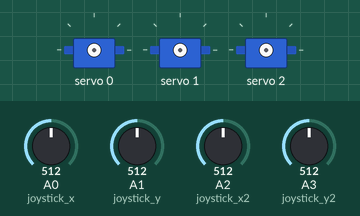
The sketch below on a simulated Arduino Uno, built with avr-gcc and run on an emulated ATmega328P. On the bench: 3 × servo. Inputs (shaded band) come from the test bench; at power-on: A0 (joystick_x) = 512, A1 (joystick_y) = 512, A2 (joystick_x2) = 512, A3 (joystick_y2) = 512.

Above: at 1.2 s.
1.3 s: A0 (joystick_x) set to 690
2.8 s: A0 (joystick_x) set to 716
At 2.95 s:
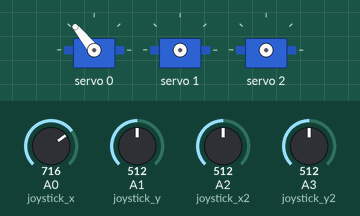
At 4.4 s:
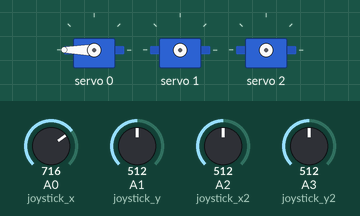
4.7 s: A1 (joystick_y) set to 308
6.2 s: A1 (joystick_y) set to 284
At 7.0 s:
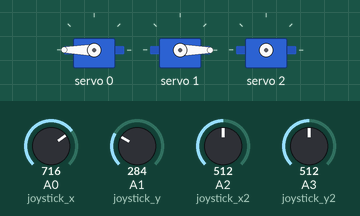
8.0 s: A2 (joystick_x2) set to 684
9.5 s: A2 (joystick_x2) set to 713
At 10.8 s:
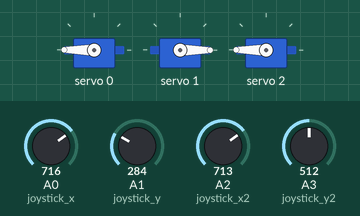
Timing chart, 0 to 12.4 s (numbered marks = the images above; inputs shaded):
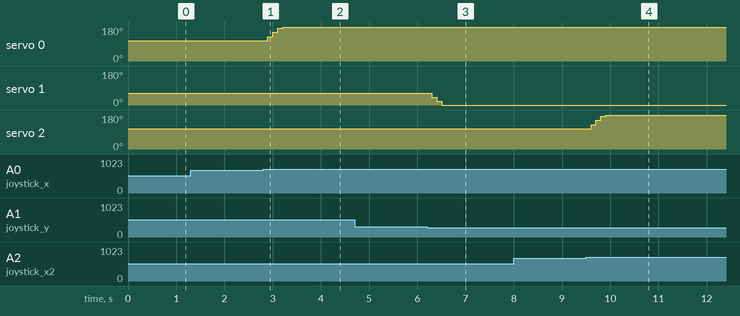

Measured:
- the behaviour switches between 700 and 701 on A0 (joystick_x) (found by bisection; images 0 and 1)
- the behaviour switches between 300 and 299 on A1 (joystick_y) (found by bisection; images 2 and 3)
- the behaviour switches between 700 and 701 on A2 (joystick_x2) (found by bisection; images 3 and 4)
- after the input at 1.3 s, every drawn part: stays the same
- after the input at 2.8 s, servo 0: 107° → 129° after 0.10 s, → 151° 0.10 s later, → 173° 0.10 s later, → 180° 0.10 s later
- after the input at 4.7 s, every drawn part: stays the same
- after the input at 6.2 s, servo 1: 63° → 41° after 0.10 s, → 19° 0.10 s later, → 0° 0.10 s later
- after the input at 8.0 s, every drawn part: stays the same
- after the input at 9.5 s, servo 2: 107° → 129° after 0.10 s, → 151° 0.10 s later, → 173° 0.10 s later, → 180° 0.10 s later

The sketch:

3axis_robo_arm.ino
```cpp
#include <Wire.h>
#include <Adafruit_PWMServoDriver.h>

Adafruit_PWMServoDriver pwm = Adafruit_PWMServoDriver();  // create Adafruit_PWMServoDriver object

int servo1_channel = 0;  // assign each servo to a channel on the servo controller
int servo2_channel = 1;
int servo3_channel = 2;
int servo4_channel = 3;

int joystick_x = A0;   // joystick x direction pin
int joystick_y = A1;   // joystick y direction pin
int joystick_x2 = A2;  // joystick x direction pin
int joystick_y2 = A3;  // joystick y direction pin

int pos_x;   // declare variable to store horizontal value of jk1
int pos_y;   // declare variable to store vertical value of jk1
int pos_x2;  // declare variable to store horizontal value of jk2
int pos_y2;  // declare variable to store vertical value of jk2

int servo1_pos = 90;  // storing servo position
int servo2_pos = 90;
int servo3_pos = 90;
int servo4_pos = 90;

void setup() {
  Serial.begin(9600);
  pwm.begin();         // initialize Adafruit_PWMServoDriver object
  pwm.setPWMFreq(60);  // set PWM frequency
  pinMode(joystick_x, INPUT);
  pinMode(joystick_y, INPUT);
  pinMode(joystick_x2, INPUT);
  pinMode(joystick_y2, INPUT);
}

void loop() {
  pos_x = analogRead(joystick_x);
  pos_y = analogRead(joystick_y);
  pos_x2 = analogRead(joystick_x2);
  pos_y2 = analogRead(joystick_y2);

  if (pos_x < 300) {        //if the horizontal value from joystick is less than 300
    if (servo1_pos < 10) {  // first servo moves right
    } else {
      servo1_pos = servo1_pos - 20;
      pwm.setPWM(servo1_channel, 0, map(servo1_pos, 0, 180, 100, 600));  // map servo position to PWM signal and set it on the servo controller
      delay(100);
    }
  }

  if (pos_x > 700) {
    if (servo1_pos > 180) {  // first servo moves left
    } else {
      servo1_pos = servo1_pos + 20;
      pwm.setPWM(servo1_channel, 0, map(servo1_pos, 0, 180, 100, 600));  // map servo position to PWM signal and set it on the servo controller
      delay(100);
    }
  }

  if (pos_y < 300) {        //if the vertical value from joystick is less than 300
    if (servo2_pos < 10) {  // second servo moves up
    } else {
      servo2_pos = servo2_pos - 20;
      pwm.setPWM(servo2_channel, 0, map(servo2_pos, 0, 180, 100, 600));  // map servo position to PWM signal and set it on the servo controller
      delay(100);
    }
  }

  if (pos_y > 700) {
    if (servo2_pos > 180) {  // second servo moves down
    } else {
      servo2_pos = servo2_pos + 20;
      pwm.setPWM(servo2_channel, 0, map(servo2_pos, 0, 180, 100, 600));  // map servo position to PWM signal and set it on the servo controller
      delay(100);
    }
  }


  ///////

  if (pos_x2 < 300) {        //if the horizontal value from joystick is less than 300
    if (servo3_pos < 10) {  // third servo moves right
    } else {
      servo3_pos = servo3_pos - 20;
      pwm.setPWM(servo3_channel, 0, map(servo3_pos, 0, 180, 100, 600));  // map servo position to PWM signal and set it on the servo controller
      delay(100);
    }
  }

  if (pos_x2 > 700) {
    if (servo3_pos > 180) {  // third servo moves left
    } else {
      servo3_pos = servo3_pos + 20;
      pwm.setPWM(servo3_channel, 0, map(servo3_pos, 0, 180, 100, 600));  // map servo position to PWM signal and set it on the servo controller
      delay(100);
    }
  }

  if (pos_y2 < 300) {        //if the vertical value from joystick is less than 300
    if (servo4_pos < 10) {  // fourth servo moves up
    } else {
      servo4_pos = servo4_pos - 20;
      pwm.setPWM(servo4_channel, 0, map(servo4_pos, 0, 180, 100, 600));  // map servo position to PWM signal and set it on the servo controller
      delay(100);
    }
  }

  if (pos_y2 > 700) {
    if (servo4_pos > 180) {  // fourth servo moves down
    } else {
      servo4_pos = servo4_pos + 20;
      pwm.setPWM(servo4_channel, 0, map(servo4_pos, 0, 180, 100, 600));  // map servo position to PWM signal and set it on the servo controller
      delay(100);
    }
  }
}
```
